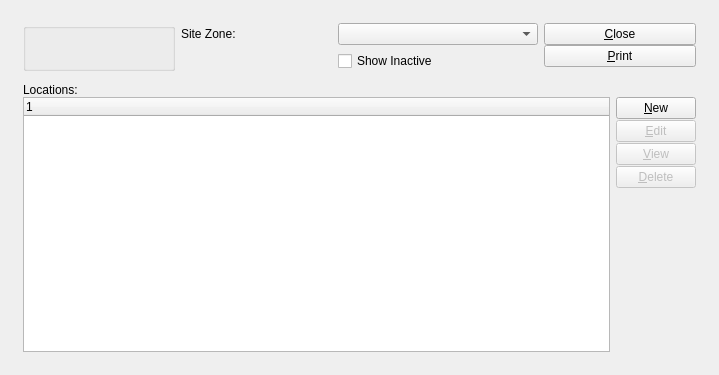
<?xml version="1.0" encoding="UTF-8"?>
<ui version="4.0">
 <comment>This file is part of the xTuple ERP: PostBooks Edition, a free and
open source Enterprise Resource Planning software suite,
Copyright (c) 1999-2019 by OpenMFG LLC, d/b/a xTuple.
It is licensed to you under the Common Public Attribution License
version 1.0, the full text of which (including xTuple-specific Exhibits)
is available at www.xtuple.com/CPAL.  By using this software, you agree
to be bound by its terms.</comment>
 <class>locations</class>
 <widget class="QWidget" name="locations">
  <property name="geometry">
   <rect>
    <x>0</x>
    <y>0</y>
    <width>719</width>
    <height>375</height>
   </rect>
  </property>
  <property name="windowTitle">
   <string>List Site Locations</string>
  </property>
  <layout class="QGridLayout" name="gridLayout_3">
   <item row="0" column="0">
    <layout class="QGridLayout" name="gridLayout_2">
     <property name="leftMargin">
      <number>12</number>
     </property>
     <property name="topMargin">
      <number>12</number>
     </property>
     <property name="rightMargin">
      <number>12</number>
     </property>
     <property name="bottomMargin">
      <number>12</number>
     </property>
     <property name="spacing">
      <number>12</number>
     </property>
     <item row="2" column="0">
      <widget class="QFrame" name="_frame">
       <property name="sizePolicy">
        <sizepolicy hsizetype="Preferred" vsizetype="Expanding">
         <horstretch>0</horstretch>
         <verstretch>1</verstretch>
        </sizepolicy>
       </property>
       <property name="frameShape">
        <enum>QFrame::NoFrame</enum>
       </property>
       <property name="frameShadow">
        <enum>QFrame::Raised</enum>
       </property>
       <layout class="QGridLayout" name="gridLayout">
        <property name="leftMargin">
         <number>0</number>
        </property>
        <property name="topMargin">
         <number>0</number>
        </property>
        <property name="rightMargin">
         <number>0</number>
        </property>
        <property name="bottomMargin">
         <number>0</number>
        </property>
        <item row="0" column="0">
         <layout class="QVBoxLayout" name="verticalLayout">
          <property name="spacing">
           <number>0</number>
          </property>
          <item>
           <widget class="QLabel" name="_locationLit">
            <property name="text">
             <string>Locations:</string>
            </property>
           </widget>
          </item>
          <item>
           <layout class="QHBoxLayout" name="horizontalLayout">
            <item>
             <widget class="XTreeWidget" name="_location">
              <property name="sizePolicy">
               <sizepolicy hsizetype="Expanding" vsizetype="Expanding">
                <horstretch>0</horstretch>
                <verstretch>0</verstretch>
               </sizepolicy>
              </property>
             </widget>
            </item>
            <item>
             <layout class="QVBoxLayout">
              <property name="spacing">
               <number>1</number>
              </property>
              <item>
               <widget class="QPushButton" name="_new">
                <property name="text">
                 <string>&amp;New</string>
                </property>
               </widget>
              </item>
              <item>
               <widget class="QPushButton" name="_edit">
                <property name="enabled">
                 <bool>false</bool>
                </property>
                <property name="text">
                 <string>&amp;Edit</string>
                </property>
               </widget>
              </item>
              <item>
               <widget class="QPushButton" name="_view">
                <property name="enabled">
                 <bool>false</bool>
                </property>
                <property name="text">
                 <string>&amp;View</string>
                </property>
               </widget>
              </item>
              <item>
               <widget class="QPushButton" name="_delete">
                <property name="enabled">
                 <bool>false</bool>
                </property>
                <property name="text">
                 <string>&amp;Delete</string>
                </property>
               </widget>
              </item>
              <item>
               <spacer name="Spacer144">
                <property name="orientation">
                 <enum>Qt::Vertical</enum>
                </property>
                <property name="sizeType">
                 <enum>QSizePolicy::Expanding</enum>
                </property>
                <property name="sizeHint" stdset="0">
                 <size>
                  <width>20</width>
                  <height>20</height>
                 </size>
                </property>
               </spacer>
              </item>
             </layout>
            </item>
           </layout>
          </item>
         </layout>
        </item>
       </layout>
      </widget>
     </item>
     <item row="0" column="0">
      <layout class="QGridLayout" name="gridLayout_4">
       <item row="0" column="0" rowspan="2">
        <widget class="WarehouseGroup" name="_warehouse">
         <property name="title">
          <string/>
         </property>
         <property name="fixedSize">
          <bool>false</bool>
         </property>
        </widget>
       </item>
       <item row="0" column="3" rowspan="2">
        <layout class="QVBoxLayout">
         <property name="spacing">
          <number>0</number>
         </property>
         <item>
          <widget class="QPushButton" name="_close">
           <property name="text">
            <string>&amp;Close</string>
           </property>
          </widget>
         </item>
         <item>
          <widget class="QPushButton" name="_print">
           <property name="text">
            <string>&amp;Print</string>
           </property>
          </widget>
         </item>
         <item>
          <spacer name="verticalSpacer">
           <property name="orientation">
            <enum>Qt::Vertical</enum>
           </property>
           <property name="sizeHint" stdset="0">
            <size>
             <width>20</width>
             <height>40</height>
            </size>
           </property>
          </spacer>
         </item>
        </layout>
       </item>
       <item row="0" column="2">
        <widget class="XComboBox" name="_zone">
         <property name="minimumSize">
          <size>
           <width>200</width>
           <height>0</height>
          </size>
         </property>
         <property name="allowNull">
          <bool>true</bool>
         </property>
        </widget>
       </item>
       <item row="0" column="1">
        <widget class="XLabel" name="_zoneLit">
         <property name="text">
          <string>Site Zone:</string>
         </property>
        </widget>
       </item>
       <item row="1" column="2">
        <widget class="QCheckBox" name="_active">
         <property name="text">
          <string>Show Inactive</string>
         </property>
        </widget>
       </item>
      </layout>
     </item>
    </layout>
   </item>
  </layout>
 </widget>
 <layoutdefault spacing="6" margin="11"/>
 <customwidgets>
  <customwidget>
   <class>WarehouseGroup</class>
   <extends>QGroupBox</extends>
   <header>warehousegroup.h</header>
   <container>1</container>
  </customwidget>
  <customwidget>
   <class>XComboBox</class>
   <extends>QComboBox</extends>
   <header>xcombobox.h</header>
  </customwidget>
  <customwidget>
   <class>XLabel</class>
   <extends>QLabel</extends>
   <header>xlabel.h</header>
  </customwidget>
  <customwidget>
   <class>XTreeWidget</class>
   <extends>QTreeWidget</extends>
   <header>xtreewidget.h</header>
   <container>1</container>
  </customwidget>
 </customwidgets>
 <tabstops>
  <tabstop>_location</tabstop>
  <tabstop>_new</tabstop>
  <tabstop>_edit</tabstop>
  <tabstop>_view</tabstop>
  <tabstop>_delete</tabstop>
  <tabstop>_print</tabstop>
  <tabstop>_close</tabstop>
 </tabstops>
 <resources/>
 <connections>
  <connection>
   <sender>_close</sender>
   <signal>clicked()</signal>
   <receiver>locations</receiver>
   <slot>close()</slot>
   <hints>
    <hint type="sourcelabel">
     <x>20</x>
     <y>20</y>
    </hint>
    <hint type="destinationlabel">
     <x>20</x>
     <y>20</y>
    </hint>
   </hints>
  </connection>
  <connection>
   <sender>_location</sender>
   <signal>valid(bool)</signal>
   <receiver>_view</receiver>
   <slot>setEnabled(bool)</slot>
   <hints>
    <hint type="sourcelabel">
     <x>20</x>
     <y>20</y>
    </hint>
    <hint type="destinationlabel">
     <x>20</x>
     <y>20</y>
    </hint>
   </hints>
  </connection>
 </connections>
</ui>
